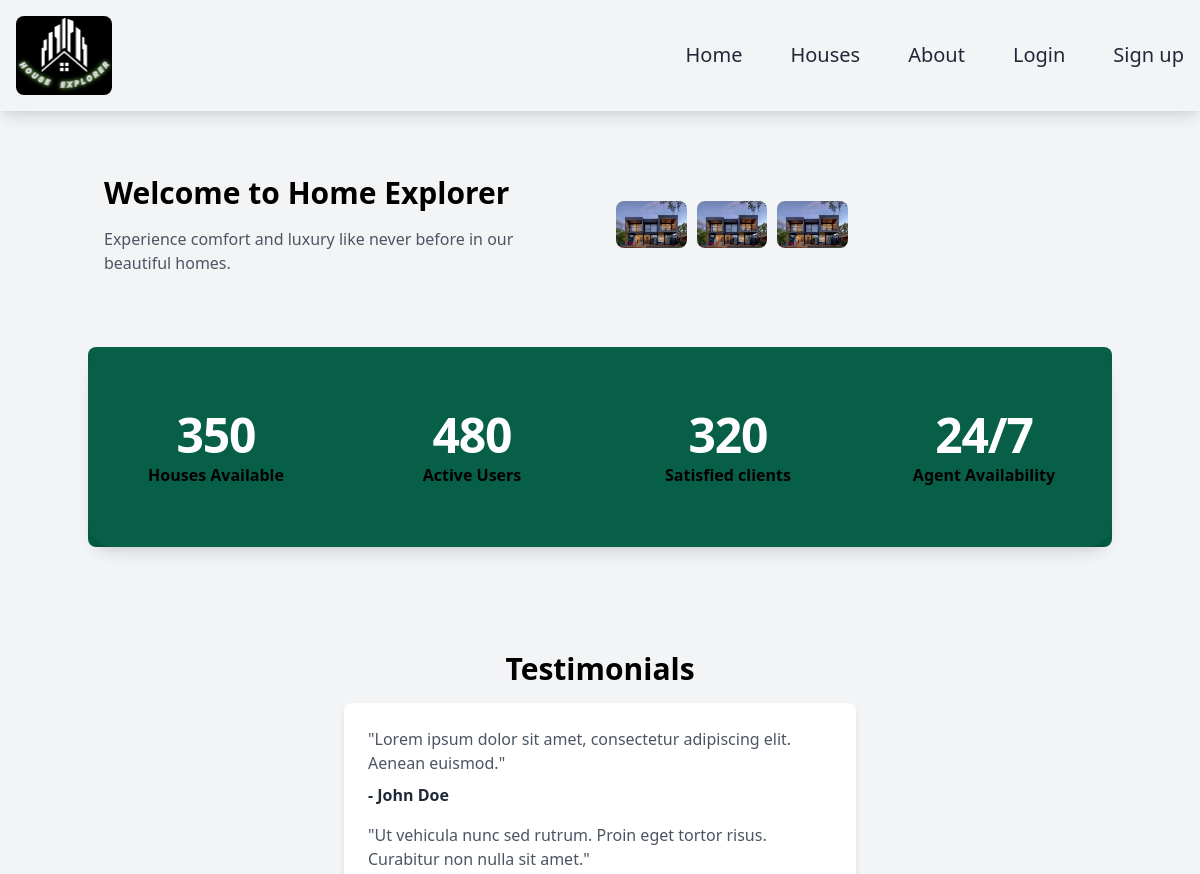
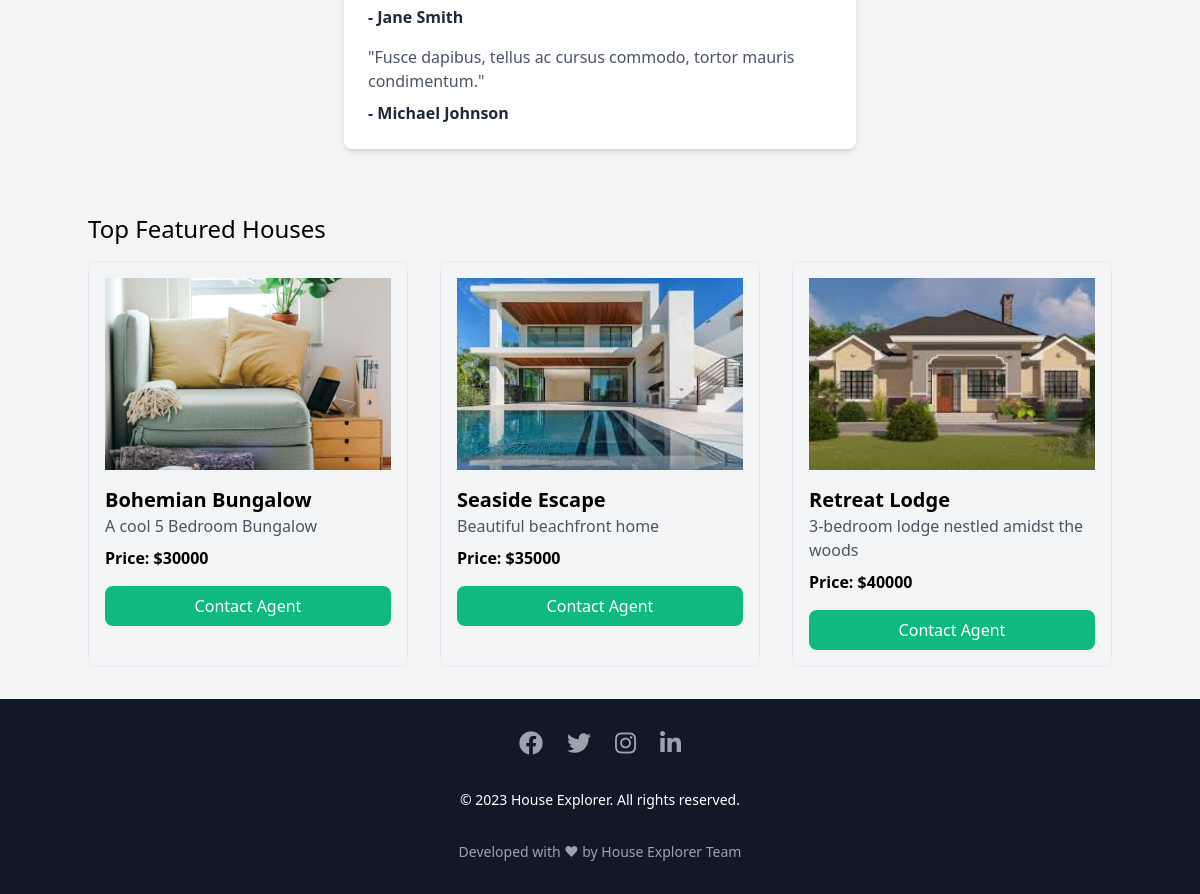
The page / on the database its author committed (2 pictures, top to bottom).
### House/models.py (models this page shows)
class houses(models.Model):
    name = models.CharField(max_length=100)
    price = models.IntegerField()
    img = models.ImageField(upload_to='House/files/pics')
    desc = models.TextField()
    is_featured = models.BooleanField(default=False)

### House/views.py (the view)
# urls.py: 2. Add a URL to urlpatterns:  path('', views.home, name='home')
def home(request):
    is_featured = houses.objects.filter(is_featured=True)[:3]
    return render(request, 'House/home.html', {'title': 'Home', 'houses': is_featured})

### House/templates/House/home.html (shortened to what this page needs)
{% extends 'House/base.html' %}
{% load static %}
{% block content %}
<body>
  <link rel="stylesheet" href="https://cdnjs.cloudflare.com/ajax/libs/OwlCarousel2/2.3.4/assets/owl.carousel.min.css">
  <link rel="stylesheet" href="https://cdnjs.cloudflare.com/ajax/libs/OwlCarousel2/2.3.4/assets/owl.theme.default.min.css">
</body>
    <section class="flex flex-wrap items-center py-8">
        <div class="w-full md:w-1/2 px-4">
            <h1 class="text-3xl font-semibold mb-4">Welcome to Home Explorer</h1>
            <p class="text-gray-600">Experience comfort and luxury like never before in our beautiful homes.</p>
        </div>
        <div class="w-full md:w-1/2 px-4">
            <div class="grid grid-cols-1 gap-4 md:grid-cols-2">
              <div class="carousel owl-carousel">
                <div class="item">
                  <img src="{% static 'House/images/8.jpeg' %}" alt="Image 1" class="w-full h-auto rounded-lg">
                </div>
                <div class="item">
                  <img src="{% static 'House/images/8.jpeg' %}" alt="Image 2" class="w-full h-auto rounded-lg">
                </div>
              </div>
            </div>
          </div>
    </section>
    <section id="count-section" class="py-10">
      <div class="mx-auto max-w-screen-2xl bg-green-800 relative rounded-lg">
          <dl class="sm:rounded-3xl bg-primary shadow-lg sm:grid sm:grid-cols-2 lg:grid-cols-4 lg:py-10">
              <div class="flex flex-col border-b border-primary-800 p-6 text-center sm:border-0">
                <dt class="order-2 mt-2 font-semibold leading-none text-primary-900">Houses Available</dt>
                <dd class="order-1 text-5xl font-bold tracking-tight text-white count" data-target="350"></dd>
              </div>
              <div class="flex flex-col border-b border-primary-800 p-6 text-center sm:border-0">
                <dt class="order-2 mt-2 font-semibold leading-none text-primary-900">Active Users</dt>
                <dd class="order-1 text-5xl font-bold tracking-tight text-white count" data-target="600"></dd>
              </div>
              <div class="flex flex-col border-b border-primary-800 p-6 text-center sm:border-0">
                <dt class="order-2 mt-2 font-semibold leading-none text-primary-900">Satisfied clients</dt>
                <dd class="order-1 text-5xl font-bold tracking-tight text-white count" data-target="900"></dd>
              </div>
              <div class="flex flex-col border-b border-primary-800 p-6 text-center sm:border-0">
                <dt class="order-2 mt-2 font-semibold leading-none text-primary-900">Agent Availability</dt>
                <dd class="order-1 text-5xl font-bold tracking-tight text-white">24/7</dd>
              </div>
          </dl>
        </div>
    </section>
  <section class="flex flex-col items-center py-16">
    <h2 class="text-3xl font-bold mb-4">Testimonials</h2>
    <div class="max-w-lg w-full bg-white shadow-md p-6 rounded-lg">
      <div class="mb-4">
        <p class="text-gray-600 mb-2">"Lorem ipsum dolor sit amet, consectetur adipiscing elit. Aenean euismod."</p>
        <p class="text-gray-800 font-semibold">- John Doe</p>
      </div>
      <div class="mb-4">
        <p class="text-gray-600 mb-2">"Ut vehicula nunc sed rutrum. Proin eget tortor risus. Curabitur non nulla sit amet."</p>
        <p class="text-gray-800 font-semibold">- Jane Smith</p>
      </div>
      <div>
        <p class="text-gray-600 mb-2">"Fusce dapibus, tellus ac cursus commodo, tortor mauris condimentum."</p>
        <p class="text-gray-800 font-semibold">- Michael Johnson</p>
      </div>
    </div>
  </section>
  <section>
    <h2 class="text-2xl focus\:ring-offset-gray-200 mb-4">Top Featured Houses</h2>
    <div class="grid grid-cols-3 gap-8">
        {% for house in houses %}
          <div class="border rounded-lg p-4">
            <img class="w-full h-48 object-cover mb-4" src="{{ house.img.url }}" alt="{{ house.name }}">
            <h3 class="text-xl font-bold">{{ house.name }}</h3>
            <p class="text-gray-600">{{ house.desc }}</p>
            <p class="font-bold mt-2">Price: ${{ house.price }}</p>
            <a href="{% url 'contact_agent' house.id %}" class="block bg-green-500 hover:bg-gray-50 text-white text-center py-2 mt-4 rounded-lg">Contact Agent</a>
          </div>
        {% endfor %}
      </div>
  </section>
{% endblock content %}

### House/templates/House/base.html (shortened to what this page needs)
{% load static %}
<!DOCTYPE html>
<html>
    <head>
      <link rel="stylesheet" href="https://cdnjs.cloudflare.com/ajax/libs/font-awesome/4.7.0/css/font-awesome.min.css">
      <link rel="stylesheet" href="https://cdnjs.cloudflare.com/ajax/libs/font-awesome/6.0.0-beta3/css/all.min.css">
      <link href="https://cdn.jsdelivr.net/npm/tailwindcss@2.2.19/dist/tailwind.min.css" rel="stylesheet">
    </head>
  <body class="flex flex-col min-h-screen bg-gray-100">
      <header class="text-white static">
        <nav class="bg-navy-blue shadow-lg">
          <div class="max-w-7xl mx-auto px-4">
            <div class="flex justify-between items-center py-4">
              <div class="logo-container flex-shrink-0">
                <img src="{% static '/House/images/Logo.png' %}" alt="logo" class="w-24 h-22 rounded-lg">
              </div>
              <ul class="flex space-x-12 text-xl text-gray-800">
                <li><a href="{% url 'House-home' %}" class="hover:text-blue-400">Home</a></li>
                <li><a href="{% url 'House-houses' %}" class="hover:text-blue-400">Houses</a></li>
                <li><a href="{% url 'House-about' %}" class="hover:text-blue-400">About</a></li>
                {% if user.is_authenticated %}
                  <li><a href="{% url 'logout' %}" class="hover:text-blue-400">Logout</a></li>
                {% else %}
                  <li><a href="{% url 'login' %}" class="hover:text-blue-400">Login</a></li>
                  <li><a href="{% url 'signup' %}" class="hover:text-blue-400">Sign up</a></li>
                {% endif %}
              </ul>
            </div>
          </div>
        </nav>
      </header>
    <main class="container mx-auto py-8 flex-1 hover-bg-house-image bg-center bg-cover bg-opacity-70">
      {% block content %}{% endblock %}
    </main>
    <link href="https://cdn.jsdelivr.net/npm/tailwindcss@2.2.16/dist/tailwind.min.css" rel="stylesheet">
    <link rel="stylesheet" href="https://cdnjs.cloudflare.com/ajax/libs/font-awesome/5.15.3/css/all.min.css">
    <footer class="bg-gray-900 text-white py-8">
      <div class="container mx-auto flex flex-col items-center">
        <div class="flex items-center space-x-6">
          <a href="#" class="text-gray-400 hover:text-white transition duration-300">
            <i class="fab fa-facebook text-2xl"></i>
          </a>
          <a href="#" class="text-gray-400 hover:text-white transition duration-300">
            <i class="fab fa-twitter text-2xl"></i>
          </a>
          <a href="#" class="text-gray-400 hover:text-white transition duration-300">
            <i class="fab fa-instagram text-2xl"></i>
          </a>
          <a href="#" class="text-gray-400 hover:text-white transition duration-300">
            <i class="fab fa-linkedin-in text-2xl"></i>
          </a>
        </div>
        <div class="text-sm mt-8">
          &copy; 2023 House Explorer. All rights reserved.
        </div>
        <div class="mt-8 text-sm text-gray-400">
          Developed with ❤ by House Explorer Team
        </div>
      </div>
    </footer>
  </body>
</html>

### rows shown on the page
houses: img (picture), name "Bohemian Bungalow", desc "A cool 5 Bedroom Bungalow", price "30000"
houses: img (picture), name "Seaside Escape", desc "Beautiful beachfront home", price "35000"
houses: img (picture), name "Retreat Lodge", desc "3-bedroom lodge nestled amidst the woods", price "40000"
